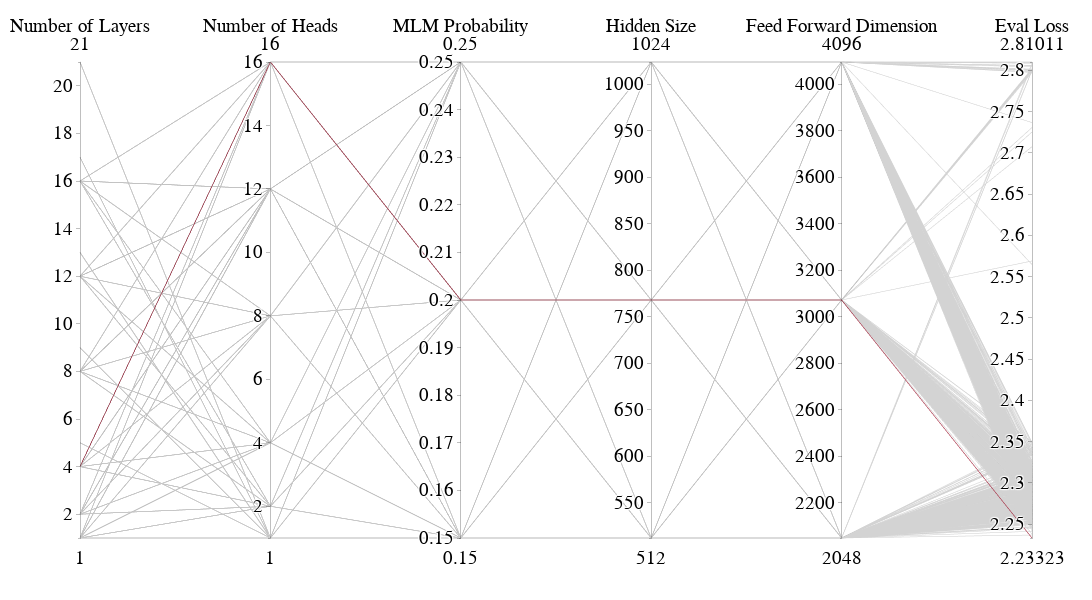

Here is the notebook cell this chart was saved with:
### Code cell
df = pd.read_csv(hyperparameter_summary_file)

df = df.rename(columns={
    "n_layers": "Number of Layers",
    "n_heads": "Number of Heads",
    "mlm_prob": "MLM Probability",
    "hidden_size": "Hidden Size",
    "d_ff": "Feed Forward Dimension",
    "best_eval_loss": "Eval Loss"
})

# numeric color: 0 = Other, 1 = Best
best_idx = df["Eval Loss"].idxmin()
df["BestFlag"] = 0
df.loc[best_idx, "BestFlag"] = 1

fig1 = px.parallel_coordinates(
    df,
    color="BestFlag",
    dimensions=[
        "Number of Layers",
        "Number of Heads",
        "MLM Probability",
        "Hidden Size",
        "Feed Forward Dimension",
        "Eval Loss"
    ],
    color_continuous_scale=[[0, "lightgray"], [1,"#9A031E"]],
    range_color=[0, 1]
)

# Hide colorbar and enforce consistent layout/font
fig1.update_layout(
    coloraxis_showscale=False,
    autosize=False,
    width=1400,
     height=600,
    margin=dict(l=80, r=60, t=60, b=60),
    plot_bgcolor="white",
    font=dict(family="Arial", size=23, color="black")
)

fig1.show()

### Figure 1 — Plotly figure (JSON) as saved in the notebook; plotly's stock layout.template omitted (floating-point values rounded to 4 significant figures; data arrays with more than 128 entries replaced by an {"elided": "..."} marker saying what was removed)
{"data": [{"dimensions": [{"label": "Number of Layers", "values": {"elided": "902 int values"}}, {"label": "Number of Heads", "values": {"elided": "902 int values"}}, {"label": "MLM Probability", "values": {"elided": "902 float values"}}, {"label": "Hidden Size", "values": {"elided": "902 int values"}}, {"label": "Feed Forward Dimension", "values": {"elided": "902 int values"}}, {"label": "Eval Loss", "values": {"elided": "902 float values"}}], "domain": {"x": [0, 1], "y": [0, 1]}, "line": {"color": {"elided": "902 int values"}, "coloraxis": "coloraxis"}, "name": "", "type": "parcoords"}], "layout": {"autosize": false, "coloraxis": {"cmax": 1, "cmin": 0, "colorbar": {"title": {"text": "BestFlag"}}, "colorscale": [[0, "lightgray"], [1, "#9A031E"]], "showscale": false}, "font": {"color": "black", "family": "Arial", "size": 23}, "height": 600, "legend": {"tracegroupgap": 0}, "margin": {"b": 60, "l": 80, "r": 60, "t": 60}, "plot_bgcolor": "white", "width": 1400}}
